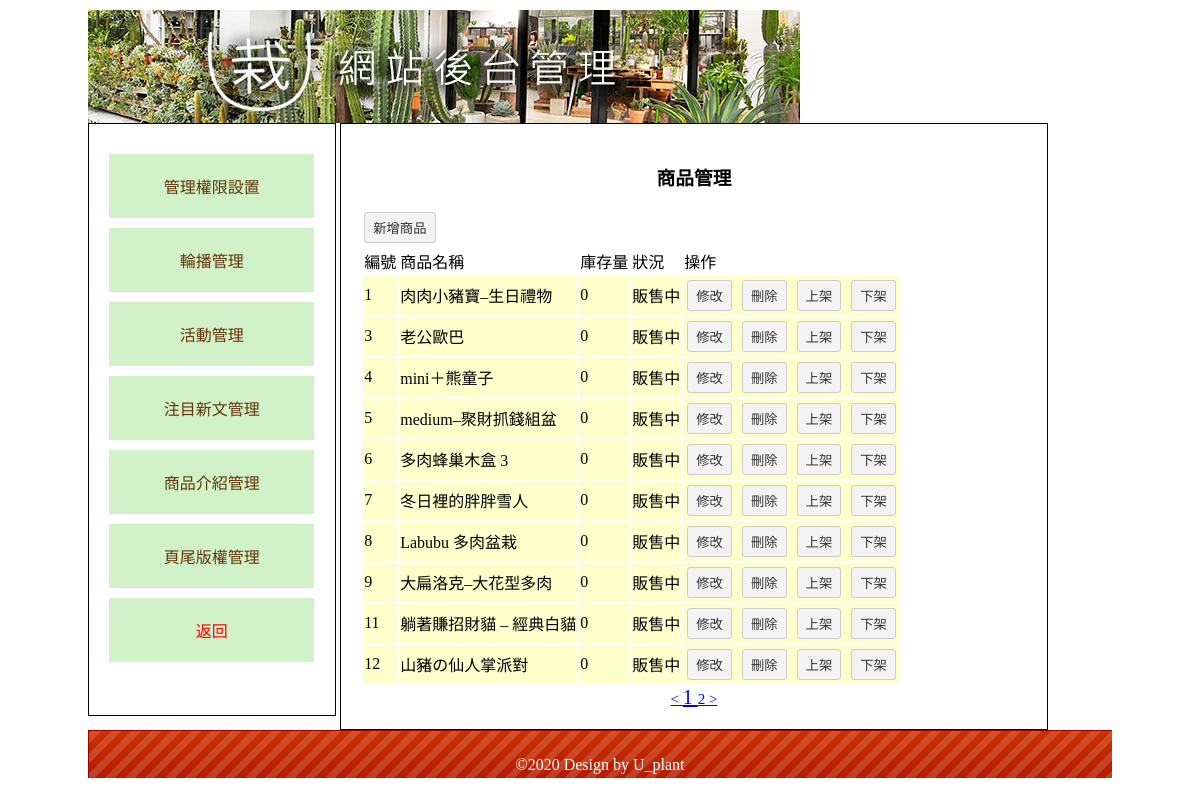
The page /admin.php?redo=tp (signed in) on the database its author committed.
### tables this page shows
CREATE TABLE `q4t5_product` (
  `id` int(10) UNSIGNED NOT NULL,
  `img` text NOT NULL,
  `title` text NOT NULL,
  `price` int(11) NOT NULL,
  `spec` text NOT NULL,
  `text` text NOT NULL,
  `d_title` text NOT NULL,
  `d_p` text NOT NULL,
  `num` int(11) NOT NULL,
  `dpy` int(11) NOT NULL
);

CREATE TABLE `q4t11_footer` (
  `id` int(10) UNSIGNED NOT NULL,
  `once` text NOT NULL
);

### sql.php (called while the page is built, shortened)
<?php
$db = new PDO("mysql:host=127.0.0.1;dbname=s1080414;charset=utf8", "root", "");
function select($tb, $wh)
{
  global $db;
  return $db->query("SELECT * FROM " . $tb . " WHERE " . $wh)->fetchAll();
}
function jlo($lk)
{
  return "location.href='" . $lk . "'";
}
function navpage($tb, $wh, $rg, $nw)
{
  $total = count(select($tb, $wh));
  $many = ceil($total / $rg);
  $pg['<'] = ($nw == 1) ? 1 : $nw - 1;
  for ($i = 1; $i <= $many; $i++) $pg[$i] = $i;
  $pg['>'] = ($nw == $many) ? $nw : $nw + 1;
  return $pg;
}
?>
<?php
$re = select("q4t11_footer", 1);
$bot = $re[0]['once'];
?>

### tp.php (the view, shortened to what this page needs)
<h3 class="ct">商品管理</h3>
<input type="button" value="新增商品" onclick="<?= jlo('?redo=tpadd') ?>">
<table>
  <tr>
    <td>編號</td>
    <td>商品名稱</td>
    <td>庫存量</td>
    <td>狀況</td>
    <td>操作</td>
  </tr>
  <?php
  $nowpage = (empty($_GET['page'])) ? 1 : $_GET['page'];
  $begin = ($nowpage - 1) * 10;
  $re = select("q4t5_product", "1 limit " . $begin . ",10");
  foreach ($re as $ro) {
  ?>
    <tr bgcolor=#ffc>
      <td><?= $ro['id'] ?></td>
      <td><?= $ro['title'] ?></td>
      <td><?= $ro['num'] ?></td>
      <td><?= ($ro['dpy']) ? "販售中" : "已下架"; ?></td>
      <td>
        <input type="button" value="修改" onclick="<?= jlo('?redo=tpmdy&id=' . $ro['id']) ?>">
        <input type="button" value="刪除" onclick="<?= jlo('api.php?do=tpdel&id=' . $ro['id']) ?>">
        <input type="button" value="上架" onclick="<?= jlo('api.php?do=tpon&id=' . $ro['id']) ?>">
        <input type="button" value="下架" onclick="<?= jlo('api.php?do=tpoff&id=' . $ro['id']) ?>">
      </td>
    </tr>
  <?php
  }
  ?>
</table>
<div style="text-align:center;">
  <?php
  $result = navpage("q4t5_product", 1, 10, $nowpage);
  foreach ($result as $key => $value) echo '<a class="bl" style="font-size:' . (($key == $nowpage) ? 20 : 15) . 'px;" href="?redo=tp&page=' . $value . '"> ' . $key . ' </a>';
  ?>
</div>

### admin.php (shortened to what this page needs)
<?php
require_once('sql.php');
$main = (empty($_GET['redo'])) ? "admain" : $_GET['redo'];
$re = select("q4t10_admin", "acc='" . $_SESSION['admin'] . "'");
$access = unserialize($re[0]['access']);
?>
<!DOCTYPE html PUBLIC "-//W3C//DTD XHTML 1.0 Transitional//EN" "http://www.w3.org/TR/xhtml1/DTD/xhtml1-transitional.dtd">
<html xmlns="http://www.w3.org/1999/xhtml">
<head>
  <link href="./Manage Page_files/css.css" rel="stylesheet" type="text/css">
</head>
<body>
  <div id="main" style="width: 1024px;height: 768px;overflow: scroll;padding: 0;margin: 10px auto;border: 0;">
    <div id="top">
      <a href="?">
        <img src="./Manage Page_files/0416.jpg">
      </a>
    </div>
    <div id="left" class="ct">
      <div style="min-height:400px;">
        <a href="?redo=admain">管理權限設置</a>
        <?= ($access[0]) ? '<a href="?redo=banner">輪播管理</a>' : '' ?>
        <?= ($access[1]) ? '<a href="?redo=banner3s">活動管理</a>' : '' ?>
        <?= ($access[2]) ? '<a href="?redo=anews">注目新文管理</a>' : '' ?>
        <?= ($access[3]) ? '<a href="?redo=tp">商品介紹管理</a>' : '' ?>
        <?= ($access[4]) ? '<a href="?redo=bot">頁尾版權管理</a>' : '' ?>
        <a href="api.php?do=adlogout" style="color:#f00;">返回</a>
      </div>
    </div>
    <div id="right"><?php include $main . ".php"; ?>
    </div>
    <div id="bottom" style="line-height:70px; color:#FFF; background:url(images/bot.png);" class="ct">
      <?= $bot ?>
    </div>
  </div>
</body>
</html>

### Manage Page_files/css.css (style rules this page uses)
body { font-family: "微軟正黑體"; }
#main { width: 1034px; padding: 10px; margin: 20px auto 20px auto; border: #000 solid 1px; min-height: 768px; }
#top a { color: #ce631c; text-decoration: none; }
#left { display: inline-block; width: 20%; padding: 2%; min-height: 550px; vertical-align: top; border: #000 1px solid; }
#left a { display: block; padding: 20px 5px 20px 5px; text-decoration: none; background: #d1f1c8; margin: 10px auto 10px auto; color: #65350a; }
.ct { text-align: center; }
#right { display: inline-block; width: 65%; padding: 2%; min-height: 550px; border: #000 1px solid; }
#bottom { height: 70px; background-size: cover; }
input[type="text"], input[type="password"], input[type="submit"], button, .button, input[type="reset"], input[type="button"], select，textarea, input[type="number"] { background: #f3f3f3; border: #ccc 1px solid; border-radius: 3px; padding: 5px 8px 5px 8px; text-decoration: none; margin: 3px; color: #333; }

### rows shown on the page
q4t5_product: id "1", title "肉肉小豬寶–生日禮物", num "0", dpy "販售中"
q4t5_product: id "3", title "老公歐巴", num "0", dpy "販售中"
q4t5_product: id "4", title "mini＋熊童子", num "0", dpy "販售中"
q4t5_product: id "5", title "medium–聚財抓錢組盆", num "0", dpy "販售中"
q4t5_product: id "6", title "多肉蜂巢木盒 3", num "0", dpy "販售中"
q4t5_product: id "7", title "冬日裡的胖胖雪人", num "0", dpy "販售中"
q4t5_product: id "8", title "Labubu 多肉盆栽", num "0", dpy "販售中"
q4t5_product: id "9", title "大扁洛克–大花型多肉", num "0", dpy "販售中"
q4t5_product: id "11", title "躺著賺招財貓 – 經典白貓", num "0", dpy "販售中"
q4t5_product: id "12", title "山豬の仙人掌派對", num "0", dpy "販售中"
q4t11_footer: once "©2020 Design by U_plant"

### other values the page prints
$key "<"
$key "1"
$key "2"
$key ">"
